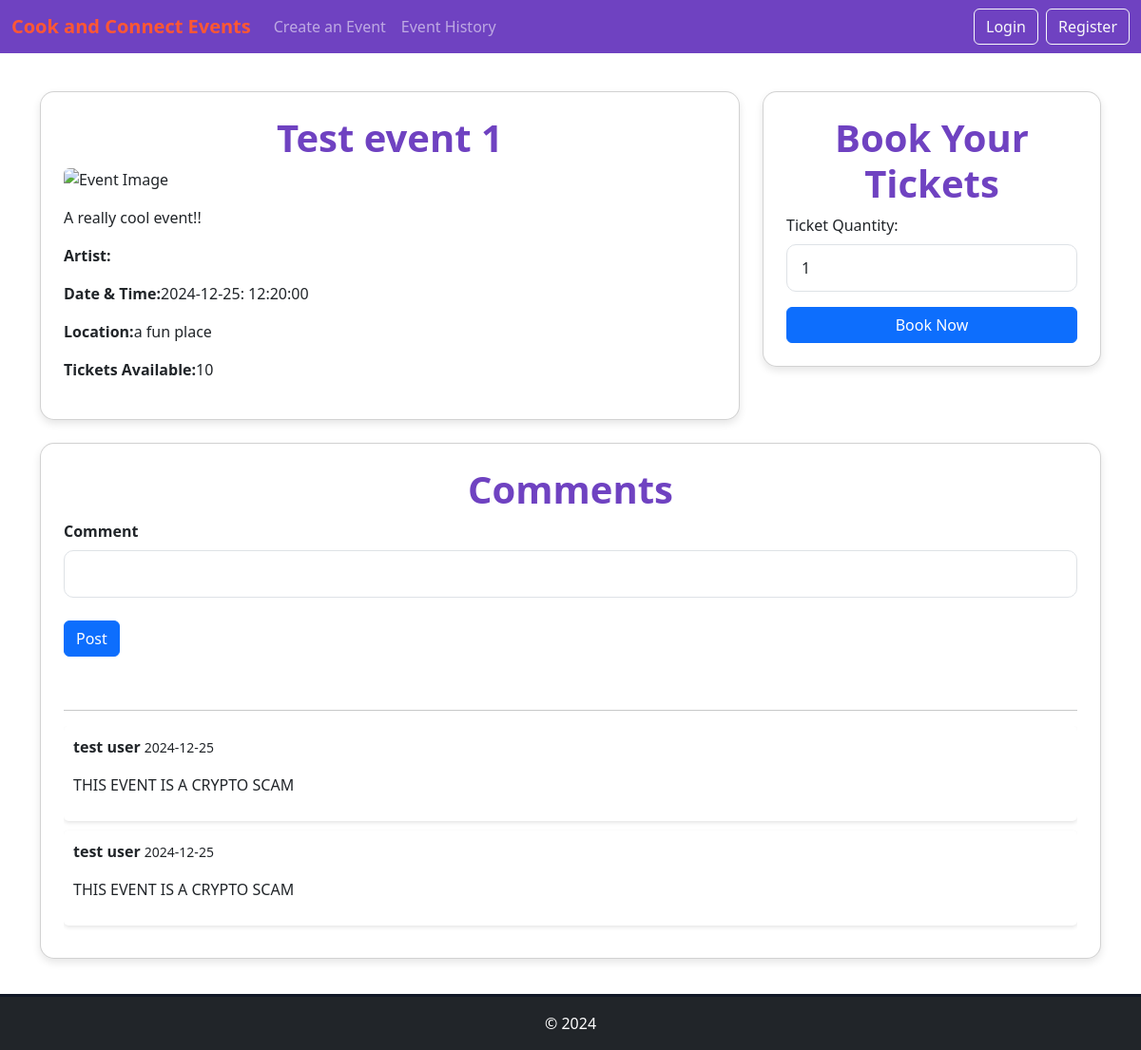
The app's page /details?id=1, older data.
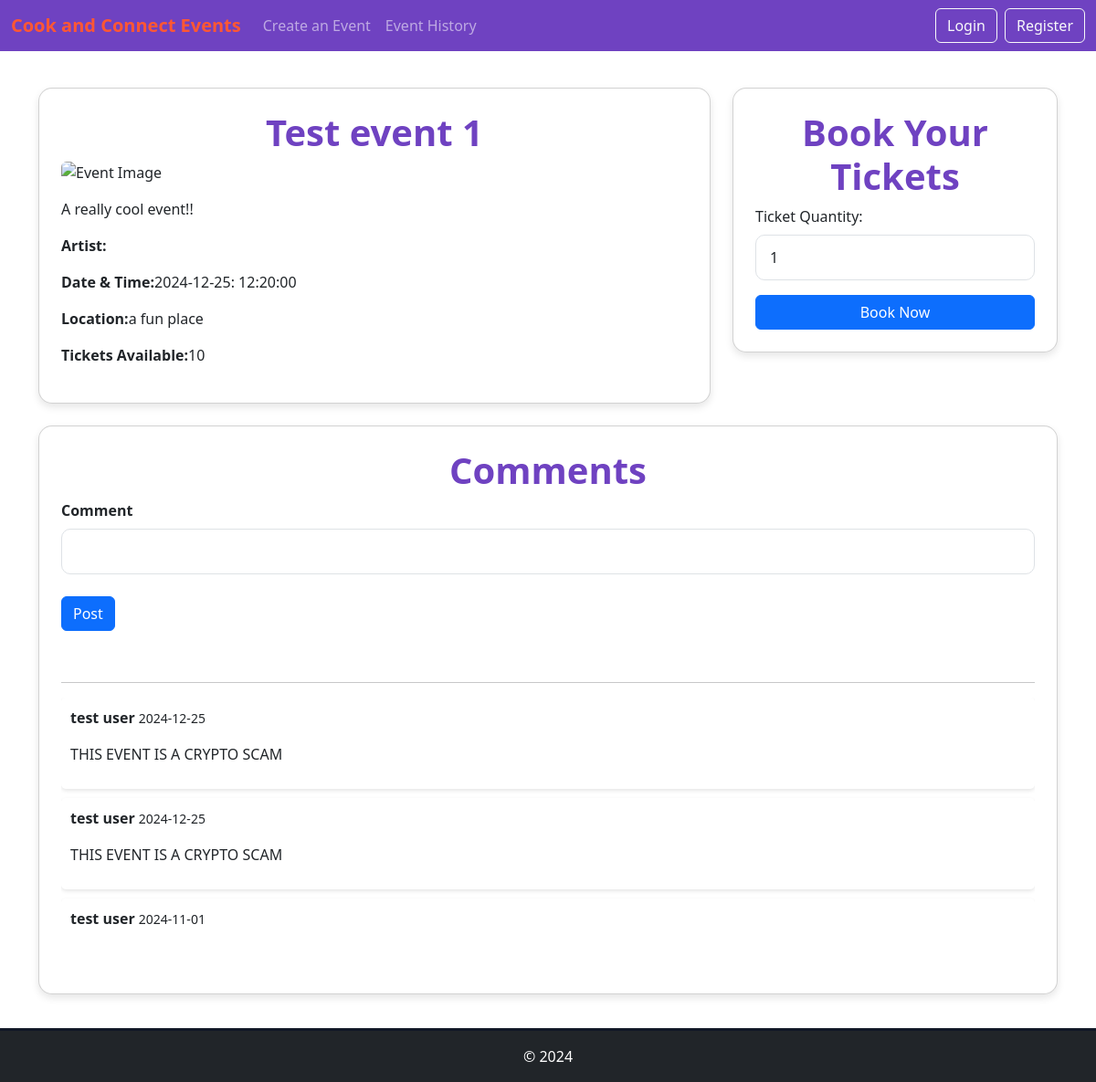
The same page, newer data.
### website/models.py (models this page shows)
class Event(db.Model):
    __tablename__ = "events"
    id = db.Column(db.Integer, primary_key=True)
    user_id = db.Column(db.Integer, db.ForeignKey('users.id'))
    Title = db.Column(db.String(255), nullable=False)
    Description = db.Column(db.String(255), nullable=False)
    Image = db.Column(db.String(60), nullable=False, default='default.jpg')
    Start_time = db.Column(db.Time, nullable=False)
    Start_date = db.Column(db.Date, nullable=False)
    Venue = db.Column(db.String(32), nullable=False)
    Category = db.Column(db.String(32), nullable=False)
    Tickets_avaliable = db.Column(db.Integer, nullable=False)
    Status = db.Column(db.String(32), nullable=False)
    comments = db.relationship('Comment', backref='event')

class User(db.Model, UserMixin):
    __tablename__ = "users"
    id = db.Column(db.Integer, primary_key=True)
    name = db.Column(db.String(100), index=True, unique=True, nullable=False)
    emailid = db.Column(db.String(100), index=True, nullable=False)
    password_hash = db.Column(db.String(255), nullable=False)
    comments = db.relationship('Comment', backref='user')
    events = db.relationship('Event', secondary='comments', backref=db.backref('commented_users'))

class Comment(db.Model):
    __tablename__ = "comments"
    id = db.Column(db.Integer, primary_key=True)
    comment = db.Column(db.String(500))
    date_posted = db.Column(db.Date, nullable=False)
    event_id = db.Column(db.Integer, db.ForeignKey('events.id'))
    user_id = db.Column(db.Integer, db.ForeignKey('users.id'))

### website/views.py (the view, shortened to what this page needs)
@main_bp.route('/details', methods = ['GET', 'POST'])
def eventDetails():
    event_id = request.args.get('id')
    event = Event.query.filter_by(id=event_id).first()
    form = CreateComment()
    user = check_login(current_user)
    error = ""
    comments = Comment.query.filter_by(event_id=event_id).all()
    comment_dicts = []
    for comment in comments:
        comment_dicts.append(
            {
                "poster": User.query.filter_by(id=comment.user_id).first().name,
                "comment": comment.comment,
                "date_posted": comment.date_posted
            }
        )
    return render_template('details.html', event=event, comments=comment_dicts, form=form, user=user)

### website/forms.py
class CreateComment(FlaskForm):
    comment = StringField("Comment", validators=[InputRequired()])
    submit = SubmitField("Post")

### website/views.py (called while the page is built)
def check_login(current_user):
    return current_user if current_user.is_authenticated else None

### website/templates/details.html (shortened to what this page needs)
{% extends "base.html" %}
{% import "bootstrap/wtf.html" as wtf %}
{% block content %}
    <div class="container">
        <div class="row g-4">
            <div class="col-md-8">
                <div class="card p-4">
                    <h1 class="event-header">{{ event.Title }}</h1>
                    <img href="{{ event.Image }}" class="img-fluid rounded mb-3" alt="Event Image">
                    <p class="mb-3">{{ event.Description }}</p>
                    <p><strong>Artist:</strong>{{ event_artist }}</p>
                    <p><strong>Date & Time:</strong>{{ event.Start_date }}: {{ event.Start_time }}</p>
                    <p><strong>Location:</strong>{{ event.Venue }}</p>
                    <p><strong>Tickets Available:</strong>{{ event.Tickets_avaliable }}</p>
                </div>
            </div>
            <div class="col-md-4">
                <div class="card p-4">
                    <h1 class="event-header">Book Your Tickets</h1>
                    <label for="ticket-quantity" class="form-label">Ticket Quantity:</label>
                    <input type="number" class="form-control mb-3" value="1" id="ticket-quantity">
                    <a class="btn btn-primary w-100">Book Now</a>
                </div>
            </div>
            <div class="col-12 pb-5">
                <div class="card p-4">
                    <h1 class="event-header">Comments</h1>
                    <div class="mb-3">
                        <div class="col-md-6 form-group">
                            {{wtf.quick_form(form)}}
                        </div>
                    </div>
                    <hr>
                    <div class="comments-section">
                        {% for comment in comments %}
                            {% include "./partials/comment.html" %}
                        {% endfor %}
                    </div>
                </div>
            </div>
        </div>
    </div>
{% endblock %}

### website/templates/base.html (shortened to what this page needs)
<!DOCTYPE html>
<html lang="en">
<head>
    <link href="https://cdn.jsdelivr.net/npm/bootstrap@5.3.2/dist/css/bootstrap.min.css" rel="stylesheet">
    <link rel="stylesheet" href="{{ url_for('static', filename='style/style.css') }}">
</head>
<body>
    <header>
        <nav class="navbar navbar-expand-lg navbar-dark">
            <div class="container-fluid">
                <a class="navbar-brand" href="{{ url_for('main.index') }}">Cook and Connect Events</a>
                <div class="collapse navbar-collapse" id="navbarNav">
                    <ul class="navbar-nav me-auto">
                        <li class="nav-item">
                            <a class="nav-link" href="{{ url_for('main.createEvent') }}">Create an Event</a>
                        </li>
                        <li class="nav-item">
                            <a class="nav-link" href="{{ url_for('main.history') }}">Event History</a>
                        </li>
                    </ul>
                    <div class="d-flex gap-2">
                        {% if user != None %}
                            <a href="{{ url_for('main.profile') }}" class="btn btn-outline-light">Profile</a>
                            <a href="{{ url_for('auth.logout') }}" class="btn btn-outline-light">Logout</a>
                        {% else %}
                            <a href="{{ url_for('auth.login') }}" class="btn btn-outline-light">Login</a>
                            <a href="{{ url_for('auth.register') }}" class="btn btn-outline-light">Register</a>
                        {% endif %}
                    </div>
                </div>
            </div>
        </nav>
    </header>
    <div class="pb-5">
        {% block content %}
        {% endblock %}
    </div>
    <footer class="bg-dark text-white text-center py-3">
        © 2024
    </footer>
</body>
</html>

### website/templates/partials/comment.html
<div class="comment">
    <p><strong>{{ comment.poster }}</strong> <small>{{ comment.date_posted }}</small></p>
    <p>{{ comment.comment }}</p>
</div>

### website/static/style/style.css (style rules this page uses)
footer { background-color: #1f2937; color: #fff; text-align: center; padding: 20px; border-top: 3px solid #111827; width: 100%; position: fixed; bottom: 0; left: 0; right: 0; box-sizing: border-box; }
html { height: 100%; margin: 0; font-family: 'Poppins', sans-serif; }
.navbar { background-color: #6f42c1; }
.navbar-brand { color: #ff5733; font-weight: bold; }
.container { margin-top: 40px; }
.card { border-radius: 15px; box-shadow: 0 4px 8px rgba(0, 0, 0, 0.1); }
.event-header { color: #6f42c1; font-weight: 600; text-align: center; }
.comments-section { max-height: 300px; overflow-y: auto; }
.comment { background-color: #ffffff; border-radius: 5px; padding: 10px; margin-bottom: 10px; box-shadow: 0 2px 4px rgba(0, 0, 0, 0.1); }
.form-group { margin-bottom: 20px; }
.form-group label { font-weight: 600; }
.form-control { border-radius: 5px; }
.form-group { margin-bottom: 1.5rem; width: 100% ; }
.form-control { border-radius: 10px; padding: 12px 15px; font-size: 1rem; margin-bottom: 1.5rem; }

Row changes from the older to the newer data that the page shows:
added Comment: date_posted "2024-11-01"
Text that changed along with them:
new list line: "test user"
